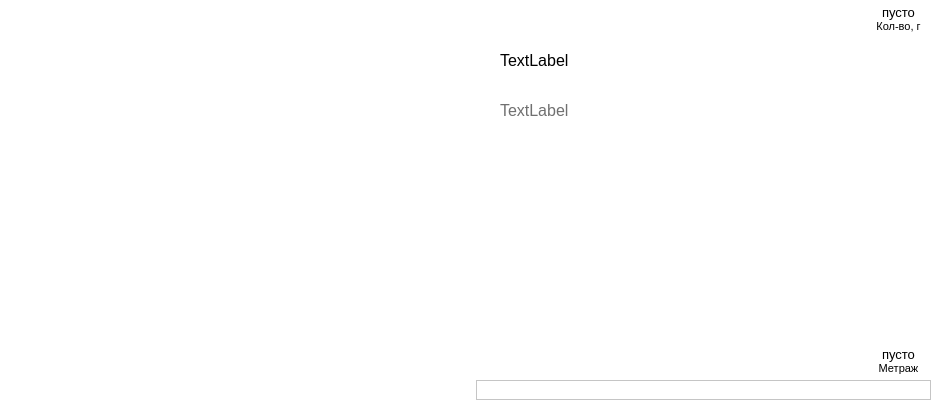
<?xml version="1.0" encoding="UTF-8"?>
<ui version="4.0">
 <class>Card</class>
 <widget class="QWidget" name="Card">
  <property name="geometry">
   <rect>
    <x>0</x>
    <y>0</y>
    <width>931</width>
    <height>400</height>
   </rect>
  </property>
  <property name="sizePolicy">
   <sizepolicy hsizetype="Fixed" vsizetype="Fixed">
    <horstretch>6</horstretch>
    <verstretch>5</verstretch>
   </sizepolicy>
  </property>
  <property name="minimumSize">
   <size>
    <width>0</width>
    <height>400</height>
   </size>
  </property>
  <property name="maximumSize">
   <size>
    <width>1000</width>
    <height>400</height>
   </size>
  </property>
  <property name="sizeIncrement">
   <size>
    <width>6</width>
    <height>5</height>
   </size>
  </property>
  <property name="palette">
   <palette>
    <active>
     <colorrole role="Base">
      <brush brushstyle="SolidPattern">
       <color alpha="255">
        <red>255</red>
        <green>255</green>
        <blue>255</blue>
       </color>
      </brush>
     </colorrole>
     <colorrole role="Window">
      <brush brushstyle="SolidPattern">
       <color alpha="255">
        <red>255</red>
        <green>255</green>
        <blue>255</blue>
       </color>
      </brush>
     </colorrole>
    </active>
    <inactive>
     <colorrole role="Base">
      <brush brushstyle="SolidPattern">
       <color alpha="255">
        <red>255</red>
        <green>255</green>
        <blue>255</blue>
       </color>
      </brush>
     </colorrole>
     <colorrole role="Window">
      <brush brushstyle="SolidPattern">
       <color alpha="255">
        <red>255</red>
        <green>255</green>
        <blue>255</blue>
       </color>
      </brush>
     </colorrole>
    </inactive>
    <disabled>
     <colorrole role="Base">
      <brush brushstyle="SolidPattern">
       <color alpha="255">
        <red>255</red>
        <green>255</green>
        <blue>255</blue>
       </color>
      </brush>
     </colorrole>
     <colorrole role="Window">
      <brush brushstyle="SolidPattern">
       <color alpha="255">
        <red>255</red>
        <green>255</green>
        <blue>255</blue>
       </color>
      </brush>
     </colorrole>
    </disabled>
   </palette>
  </property>
  <property name="windowTitle">
   <string>Form</string>
  </property>
  <property name="autoFillBackground">
   <bool>true</bool>
  </property>
  <property name="styleSheet">
   <string notr="true"/>
  </property>
  <layout class="QHBoxLayout" name="horizontalLayout">
   <property name="spacing">
    <number>0</number>
   </property>
   <property name="leftMargin">
    <number>0</number>
   </property>
   <property name="topMargin">
    <number>0</number>
   </property>
   <property name="rightMargin">
    <number>0</number>
   </property>
   <property name="bottomMargin">
    <number>0</number>
   </property>
   <item>
    <widget class="QLabel" name="label_2">
     <property name="sizePolicy">
      <sizepolicy hsizetype="Expanding" vsizetype="Expanding">
       <horstretch>0</horstretch>
       <verstretch>0</verstretch>
      </sizepolicy>
     </property>
     <property name="styleSheet">
      <string notr="true">padding: 10px 0 10px 20px;</string>
     </property>
     <property name="text">
      <string/>
     </property>
     <property name="pixmap">
      <pixmap>../../../Downloads/Group 108.png</pixmap>
     </property>
     <property name="scaledContents">
      <bool>false</bool>
     </property>
    </widget>
   </item>
   <item>
    <widget class="QLabel" name="picture">
     <property name="sizePolicy">
      <sizepolicy hsizetype="Fixed" vsizetype="Fixed">
       <horstretch>0</horstretch>
       <verstretch>0</verstretch>
      </sizepolicy>
     </property>
     <property name="minimumSize">
      <size>
       <width>400</width>
       <height>400</height>
      </size>
     </property>
     <property name="maximumSize">
      <size>
       <width>400</width>
       <height>400</height>
      </size>
     </property>
     <property name="autoFillBackground">
      <bool>true</bool>
     </property>
     <property name="text">
      <string/>
     </property>
     <property name="scaledContents">
      <bool>true</bool>
     </property>
     <property name="alignment">
      <set>Qt::AlignCenter</set>
     </property>
    </widget>
   </item>
   <item>
    <layout class="QGridLayout" name="gridLayout">
     <property name="spacing">
      <number>0</number>
     </property>
     <item row="4" column="0" colspan="2">
      <widget class="QWidget" name="compon" native="true">
       <property name="sizePolicy">
        <sizepolicy hsizetype="Preferred" vsizetype="Expanding">
         <horstretch>7</horstretch>
         <verstretch>0</verstretch>
        </sizepolicy>
       </property>
       <property name="palette">
        <palette>
         <active>
          <colorrole role="Base">
           <brush brushstyle="SolidPattern">
            <color alpha="255">
             <red>255</red>
             <green>255</green>
             <blue>255</blue>
            </color>
           </brush>
          </colorrole>
          <colorrole role="Window">
           <brush brushstyle="SolidPattern">
            <color alpha="255">
             <red>242</red>
             <green>242</green>
             <blue>242</blue>
            </color>
           </brush>
          </colorrole>
         </active>
         <inactive>
          <colorrole role="Base">
           <brush brushstyle="SolidPattern">
            <color alpha="255">
             <red>255</red>
             <green>255</green>
             <blue>255</blue>
            </color>
           </brush>
          </colorrole>
          <colorrole role="Window">
           <brush brushstyle="SolidPattern">
            <color alpha="255">
             <red>242</red>
             <green>242</green>
             <blue>242</blue>
            </color>
           </brush>
          </colorrole>
         </inactive>
         <disabled>
          <colorrole role="Base">
           <brush brushstyle="SolidPattern">
            <color alpha="255">
             <red>242</red>
             <green>242</green>
             <blue>242</blue>
            </color>
           </brush>
          </colorrole>
          <colorrole role="Window">
           <brush brushstyle="SolidPattern">
            <color alpha="255">
             <red>242</red>
             <green>242</green>
             <blue>242</blue>
            </color>
           </brush>
          </colorrole>
         </disabled>
        </palette>
       </property>
       <property name="autoFillBackground">
        <bool>false</bool>
       </property>
       <property name="styleSheet">
        <string notr="true">padding: 100px;</string>
       </property>
      </widget>
     </item>
     <item row="0" column="4" rowspan="6">
      <spacer name="horizontalSpacer">
       <property name="orientation">
        <enum>Qt::Horizontal</enum>
       </property>
       <property name="sizeType">
        <enum>QSizePolicy::Fixed</enum>
       </property>
       <property name="sizeHint" stdset="0">
        <size>
         <width>10</width>
         <height>20</height>
        </size>
       </property>
      </spacer>
     </item>
     <item row="0" column="3" rowspan="6">
      <widget class="QWidget" name="widget_5" native="true">
       <property name="sizePolicy">
        <sizepolicy hsizetype="Expanding" vsizetype="Expanding">
         <horstretch>2</horstretch>
         <verstretch>0</verstretch>
        </sizepolicy>
       </property>
       <property name="minimumSize">
        <size>
         <width>0</width>
         <height>100</height>
        </size>
       </property>
       <property name="maximumSize">
        <size>
         <width>1000</width>
         <height>16777215</height>
        </size>
       </property>
       <property name="baseSize">
        <size>
         <width>100</width>
         <height>0</height>
        </size>
       </property>
       <layout class="QGridLayout" name="gridLayout_2">
        <property name="leftMargin">
         <number>0</number>
        </property>
        <property name="topMargin">
         <number>0</number>
        </property>
        <property name="rightMargin">
         <number>0</number>
        </property>
        <property name="bottomMargin">
         <number>0</number>
        </property>
        <property name="spacing">
         <number>0</number>
        </property>
        <item row="8" column="0">
         <spacer name="verticalSpacer_6">
          <property name="orientation">
           <enum>Qt::Vertical</enum>
          </property>
          <property name="sizeType">
           <enum>QSizePolicy::Fixed</enum>
          </property>
          <property name="sizeHint" stdset="0">
           <size>
            <width>20</width>
            <height>5</height>
           </size>
          </property>
         </spacer>
        </item>
        <item row="5" column="0" rowspan="2">
         <widget class="QLabel" name="footage">
          <property name="sizePolicy">
           <sizepolicy hsizetype="Expanding" vsizetype="Fixed">
            <horstretch>1</horstretch>
            <verstretch>0</verstretch>
           </sizepolicy>
          </property>
          <property name="font">
           <font>
            <family>Segoe UI</family>
            <pointsize>10</pointsize>
           </font>
          </property>
          <property name="text">
           <string>пусто</string>
          </property>
          <property name="alignment">
           <set>Qt::AlignCenter</set>
          </property>
         </widget>
        </item>
        <item row="1" column="0" colspan="2">
         <spacer name="verticalSpacer_4">
          <property name="orientation">
           <enum>Qt::Vertical</enum>
          </property>
          <property name="sizeType">
           <enum>QSizePolicy::Fixed</enum>
          </property>
          <property name="sizeHint" stdset="0">
           <size>
            <width>20</width>
            <height>5</height>
           </size>
          </property>
         </spacer>
        </item>
        <item row="7" column="0">
         <widget class="QLabel" name="label_3">
          <property name="font">
           <font>
            <family>Segoe UI</family>
            <pointsize>8</pointsize>
           </font>
          </property>
          <property name="text">
           <string>Метраж</string>
          </property>
          <property name="alignment">
           <set>Qt::AlignCenter</set>
          </property>
         </widget>
        </item>
        <item row="4" column="3">
         <spacer name="verticalSpacer">
          <property name="orientation">
           <enum>Qt::Vertical</enum>
          </property>
          <property name="sizeHint" stdset="0">
           <size>
            <width>0</width>
            <height>40</height>
           </size>
          </property>
         </spacer>
        </item>
        <item row="2" column="0">
         <widget class="QLabel" name="amount">
          <property name="font">
           <font>
            <family>Segoe UI</family>
            <pointsize>10</pointsize>
           </font>
          </property>
          <property name="text">
           <string>пусто</string>
          </property>
          <property name="alignment">
           <set>Qt::AlignCenter</set>
          </property>
         </widget>
        </item>
        <item row="3" column="0">
         <widget class="QLabel" name="label_4">
          <property name="font">
           <font>
            <family>Segoe UI</family>
            <pointsize>8</pointsize>
           </font>
          </property>
          <property name="text">
           <string>Кол-во, г</string>
          </property>
          <property name="alignment">
           <set>Qt::AlignCenter</set>
          </property>
         </widget>
        </item>
       </layout>
      </widget>
     </item>
     <item row="5" column="0" colspan="2">
      <spacer name="verticalSpacer_5">
       <property name="orientation">
        <enum>Qt::Vertical</enum>
       </property>
       <property name="sizeType">
        <enum>QSizePolicy::Fixed</enum>
       </property>
       <property name="sizeHint" stdset="0">
        <size>
         <width>20</width>
         <height>30</height>
        </size>
       </property>
      </spacer>
     </item>
     <item row="1" column="0" colspan="2">
      <widget class="QLabel" name="name">
       <property name="sizePolicy">
        <sizepolicy hsizetype="Expanding" vsizetype="Expanding">
         <horstretch>7</horstretch>
         <verstretch>0</verstretch>
        </sizepolicy>
       </property>
       <property name="minimumSize">
        <size>
         <width>300</width>
         <height>50</height>
        </size>
       </property>
       <property name="maximumSize">
        <size>
         <width>16777215</width>
         <height>20</height>
        </size>
       </property>
       <property name="sizeIncrement">
        <size>
         <width>0</width>
         <height>0</height>
        </size>
       </property>
       <property name="font">
        <font>
         <family>Segoe UI</family>
         <pointsize>12</pointsize>
        </font>
       </property>
       <property name="styleSheet">
        <string notr="true">padding-left: 20px;</string>
       </property>
       <property name="text">
        <string>TextLabel</string>
       </property>
      </widget>
     </item>
     <item row="2" column="0" colspan="2">
      <widget class="QLabel" name="manufac">
       <property name="sizePolicy">
        <sizepolicy hsizetype="Expanding" vsizetype="Expanding">
         <horstretch>7</horstretch>
         <verstretch>0</verstretch>
        </sizepolicy>
       </property>
       <property name="minimumSize">
        <size>
         <width>300</width>
         <height>50</height>
        </size>
       </property>
       <property name="maximumSize">
        <size>
         <width>16777215</width>
         <height>20</height>
        </size>
       </property>
       <property name="sizeIncrement">
        <size>
         <width>0</width>
         <height>0</height>
        </size>
       </property>
       <property name="palette">
        <palette>
         <active>
          <colorrole role="WindowText">
           <brush brushstyle="SolidPattern">
            <color alpha="255">
             <red>112</red>
             <green>112</green>
             <blue>112</blue>
            </color>
           </brush>
          </colorrole>
          <colorrole role="Text">
           <brush brushstyle="SolidPattern">
            <color alpha="255">
             <red>174</red>
             <green>174</green>
             <blue>174</blue>
            </color>
           </brush>
          </colorrole>
         </active>
         <inactive>
          <colorrole role="WindowText">
           <brush brushstyle="SolidPattern">
            <color alpha="255">
             <red>112</red>
             <green>112</green>
             <blue>112</blue>
            </color>
           </brush>
          </colorrole>
          <colorrole role="Text">
           <brush brushstyle="SolidPattern">
            <color alpha="255">
             <red>174</red>
             <green>174</green>
             <blue>174</blue>
            </color>
           </brush>
          </colorrole>
         </inactive>
         <disabled>
          <colorrole role="WindowText">
           <brush brushstyle="SolidPattern">
            <color alpha="255">
             <red>120</red>
             <green>120</green>
             <blue>120</blue>
            </color>
           </brush>
          </colorrole>
          <colorrole role="Text">
           <brush brushstyle="SolidPattern">
            <color alpha="255">
             <red>120</red>
             <green>120</green>
             <blue>120</blue>
            </color>
           </brush>
          </colorrole>
         </disabled>
        </palette>
       </property>
       <property name="font">
        <font>
         <family>Segoe UI</family>
         <pointsize>12</pointsize>
        </font>
       </property>
       <property name="styleSheet">
        <string notr="true">padding-left: 20px;</string>
       </property>
       <property name="text">
        <string>TextLabel</string>
       </property>
      </widget>
     </item>
     <item row="6" column="0" colspan="5">
      <widget class="QFrame" name="color">
       <property name="minimumSize">
        <size>
         <width>0</width>
         <height>20</height>
        </size>
       </property>
       <property name="autoFillBackground">
        <bool>true</bool>
       </property>
       <property name="frameShape">
        <enum>QFrame::StyledPanel</enum>
       </property>
       <property name="frameShadow">
        <enum>QFrame::Raised</enum>
       </property>
      </widget>
     </item>
     <item row="0" column="0" colspan="2">
      <spacer name="verticalSpacer_2">
       <property name="orientation">
        <enum>Qt::Vertical</enum>
       </property>
       <property name="sizeType">
        <enum>QSizePolicy::Fixed</enum>
       </property>
       <property name="sizeHint" stdset="0">
        <size>
         <width>20</width>
         <height>20</height>
        </size>
       </property>
      </spacer>
     </item>
     <item row="3" column="0" colspan="2">
      <spacer name="verticalSpacer_3">
       <property name="orientation">
        <enum>Qt::Vertical</enum>
       </property>
       <property name="sizeType">
        <enum>QSizePolicy::Fixed</enum>
       </property>
       <property name="sizeHint" stdset="0">
        <size>
         <width>20</width>
         <height>30</height>
        </size>
       </property>
      </spacer>
     </item>
     <item row="0" column="2" rowspan="6">
      <spacer name="horizontalSpacer_3">
       <property name="orientation">
        <enum>Qt::Horizontal</enum>
       </property>
       <property name="sizeType">
        <enum>QSizePolicy::Expanding</enum>
       </property>
       <property name="sizeHint" stdset="0">
        <size>
         <width>100</width>
         <height>10</height>
        </size>
       </property>
      </spacer>
     </item>
    </layout>
   </item>
  </layout>
 </widget>
 <resources/>
 <connections/>
</ui>
